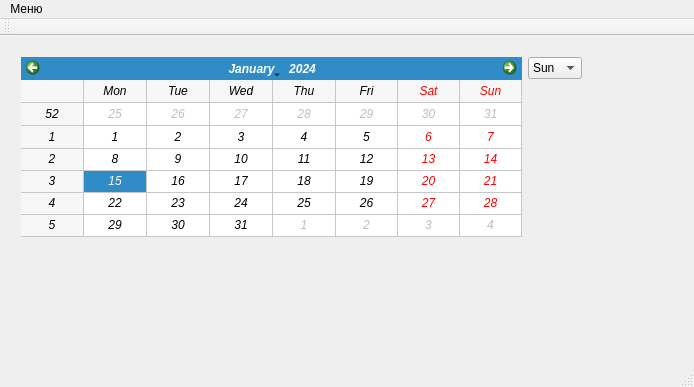
<?xml version="1.0" encoding="UTF-8"?>
<ui version="4.0">
 <class>MainWindow</class>
 <widget class="QMainWindow" name="MainWindow">
  <property name="geometry">
   <rect>
    <x>0</x>
    <y>0</y>
    <width>694</width>
    <height>387</height>
   </rect>
  </property>
  <property name="windowTitle">
   <string>Лабораторная работа №1</string>
  </property>
  <widget class="QWidget" name="centralWidget">
   <widget class="QWidget" name="">
    <property name="geometry">
     <rect>
      <x>10</x>
      <y>10</y>
      <width>583</width>
      <height>202</height>
     </rect>
    </property>
    <layout class="QHBoxLayout" name="horizontalLayout">
     <item>
      <widget class="QCalendarWidget" name="calendarWidget">
       <property name="font">
        <font>
         <italic>true</italic>
        </font>
       </property>
       <property name="minimumDate">
        <date>
         <year>2015</year>
         <month>1</month>
         <day>1</day>
        </date>
       </property>
       <property name="maximumDate">
        <date>
         <year>7915</year>
         <month>12</month>
         <day>31</day>
        </date>
       </property>
       <property name="gridVisible">
        <bool>true</bool>
       </property>
      </widget>
     </item>
     <item>
      <layout class="QVBoxLayout" name="verticalLayout">
       <item>
        <widget class="QComboBox" name="comboBox">
         <item>
          <property name="text">
           <string>Sun</string>
          </property>
         </item>
         <item>
          <property name="text">
           <string>Mon</string>
          </property>
         </item>
         <item>
          <property name="text">
           <string>Tue</string>
          </property>
         </item>
         <item>
          <property name="text">
           <string>Wed</string>
          </property>
         </item>
         <item>
          <property name="text">
           <string>Thu</string>
          </property>
         </item>
         <item>
          <property name="text">
           <string>Fri</string>
          </property>
         </item>
         <item>
          <property name="text">
           <string>Sat</string>
          </property>
         </item>
        </widget>
       </item>
       <item>
        <spacer name="verticalSpacer">
         <property name="orientation">
          <enum>Qt::Vertical</enum>
         </property>
         <property name="sizeHint" stdset="0">
          <size>
           <width>20</width>
           <height>40</height>
          </size>
         </property>
        </spacer>
       </item>
      </layout>
     </item>
    </layout>
   </widget>
  </widget>
  <widget class="QMenuBar" name="menuBar">
   <property name="geometry">
    <rect>
     <x>0</x>
     <y>0</y>
     <width>694</width>
     <height>25</height>
    </rect>
   </property>
   <widget class="QMenu" name="menu">
    <property name="title">
     <string>Меню</string>
    </property>
    <addaction name="action"/>
    <addaction name="action_2"/>
   </widget>
   <addaction name="menu"/>
  </widget>
  <widget class="QToolBar" name="mainToolBar">
   <attribute name="toolBarArea">
    <enum>TopToolBarArea</enum>
   </attribute>
   <attribute name="toolBarBreak">
    <bool>false</bool>
   </attribute>
  </widget>
  <widget class="QStatusBar" name="statusBar"/>
  <action name="action">
   <property name="text">
    <string>Авторы</string>
   </property>
  </action>
  <action name="action_2">
   <property name="text">
    <string>Выход</string>
   </property>
  </action>
 </widget>
 <layoutdefault spacing="6" margin="11"/>
 <resources/>
 <connections>
  <connection>
   <sender>action_2</sender>
   <signal>triggered(bool)</signal>
   <receiver>MainWindow</receiver>
   <slot>close()</slot>
   <hints>
    <hint type="sourcelabel">
     <x>-1</x>
     <y>-1</y>
    </hint>
    <hint type="destinationlabel">
     <x>199</x>
     <y>149</y>
    </hint>
   </hints>
  </connection>
 </connections>
</ui>
